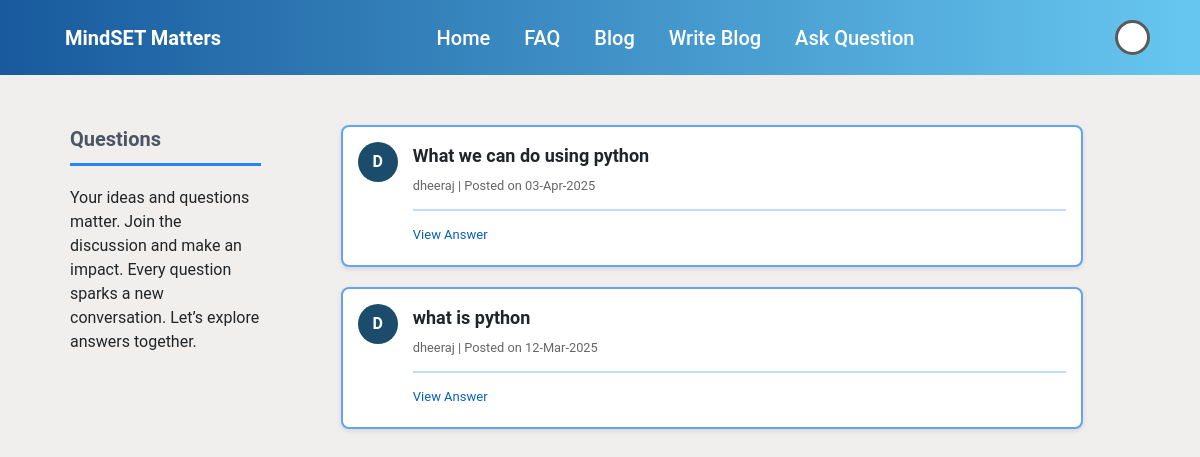
The page /questionlist on the database as committed earlier.
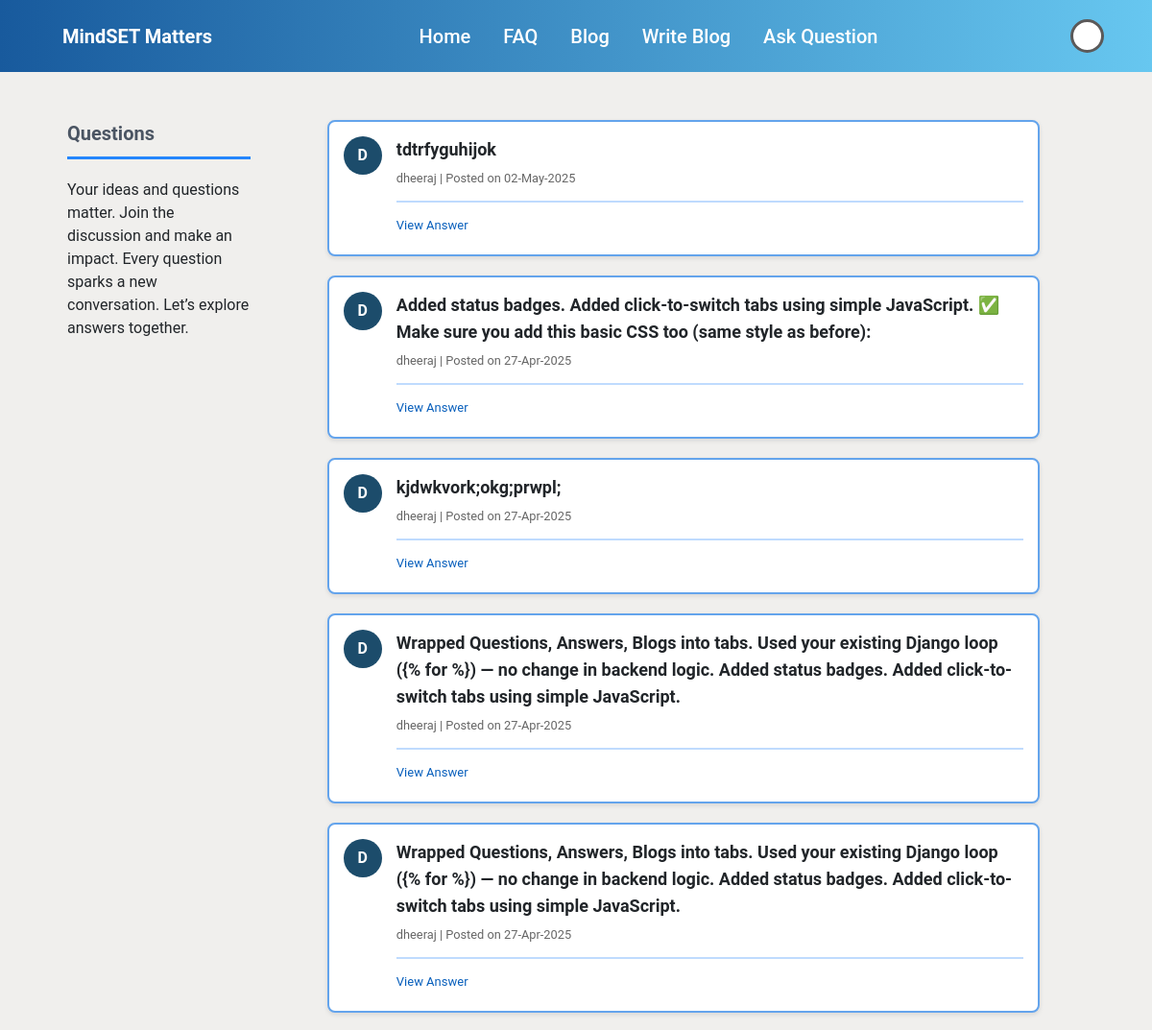
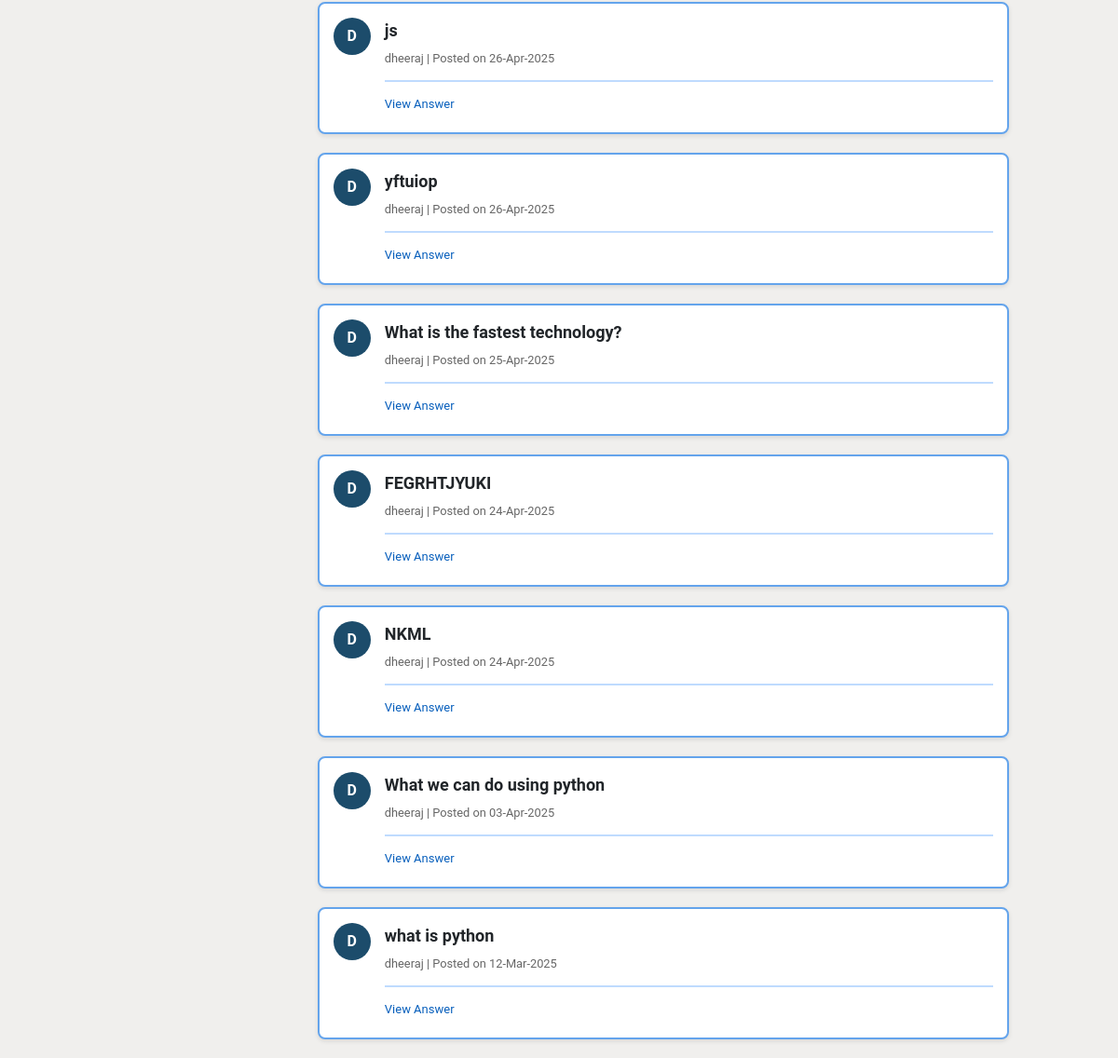
The same page on the database as committed later (2 pictures, top to bottom).
### blogapp/models.py (models this page shows, shortened)
class Question(models.Model):
    title = models.CharField(max_length=255)
    body = models.TextField()
    author = models.ForeignKey(User, on_delete=models.CASCADE)
    created_at = models.DateTimeField(auto_now_add=True)

### blogapp/views.py (the view)
# urls.py: path('questionlist', views.question_list, name='question_list'),
def question_list(request):
    questions = Question.objects.all().order_by('-created_at')
    return render(request, 'question_list.html', {'questions': questions})

### blogapp/templates/question_list.html (shortened to what this page needs)
<!DOCTYPE html>
<html lang="en">
<head>
    <link rel="stylesheet" href="https://cdn.jsdelivr.net/npm/bootstrap@5.3.0/dist/css/bootstrap.min.css">
    <script src="https://cdn.tailwindcss.com"></script>
</head>
<body>
    <nav class="navbar">
        <div class="logo"><a href="{% url 'homepage' %}"><strong>MindSET Matters</strong></a></div>
        <div class="navlinks">
            <a href="{% url 'homepage' %}" class="create-post-button">Home</a>
            <a href="{% url 'question_list' %}" class="create-post-button">FAQ</a>
            <a href="{% url 'post_list' %}" class="create-post-button">Blog</a>
            <a href="{% url 'create_post' %}" class="create-post-button">Write Blog</a>
            <a href="/ask/">Ask Question</a>
        </div>
        <div class="userprofilelogo">
          <br>
      </div>
      </nav>
    <div class="content">
        <div class="sidebar">
            <h2 class="text-xl font-semibold text-gray-600">Questions</h2>
            <div class="line"></div>
            <p>Your ideas and questions matter. Join the discussion and make an impact. Every question sparks a new conversation. Let’s explore answers together.</p>
        </div>
        <div class="ques">
        {% for question in questions %}
            <div class="question-card">
                <div>
                    <div class="author-initial">
                        {{ question.author.username|first }}
                    </div>
                </div>
                <div class="question-text">
                    <p class="text-lg font-bold"><a href="{% url 'question_detail' question.id %}">{{ question.title }}</a></p>
                    <p class="border-b-2 border-blue-200 pb-2 mb-2"><small>{{ question.author.username }} | Posted on {{ question.created_at|date:"d-M-Y" }}</small></p>
                    <a href="{% url 'question_detail' question.pk %}" class="read-more">View Answer</a>
                </div>
            </div>
        {% endfor %}
        </div>
    </div>
</body>
</html>

### blogapp/templates/question_list.html (style rules this page uses)
body { font-family: 'Roboto', sans-serif; margin: 0px; background-color: #f0efed; }
.navbar { display: flex; justify-content: space-between; align-items: center; position: sticky; top:0px; z-index: 1000; padding: 20px 50px; background: linear-gradient(to right, #185a9d, #67c7f0); }
.navbar a { text-decoration: none; color: white; margin: 10px 15px; font-size: 20px; font-weight: 500; padding-bottom: 5px; }
.userprofilelogo { display: flex; align-items: center; justify-content: center; background: white; height: 35px; width: 35px; border-radius: 50%; border: 3px solid rgb(91, 89, 89); text-transform: uppercase; }
.read-more { color: #085fbc; text-decoration: none; font-size: 13px; margin-top: 10px; }
.content { padding: 0px 70px; margin-top: 50px; display: flex; justify-content: start; gap: 80px; }
.content .sidebar { max-width: 18%; flex: 0 0 18%; }
.content .ques { max-width: 70%; flex: 0 0 70%; }
.line { border-bottom: 3px solid #2586fc; margin-bottom: 20px; margin-top: 10px; }
.question-card { background: white; border-radius: 8px; padding: 15px; margin-bottom: 20px; display: flex; align-items: start; line-height: 30px; gap: 15px; border: 2px solid #64a4ec; box-shadow: 0px 2px 5px rgba(0, 0, 0, 0.1); }
.author-initial { width: 40px; height: 40px; background-color: #1c4c6b; color: white; font-weight: bold; border-radius: 50%; display: flex; align-items: center; justify-content: center; text-transform: uppercase; }
.question-text { flex-grow: 1; }
.question-text small { color: #666; }

Rows that differ between the two databases and show on the page:
added Question: author.username|first "D", title "tdtrfyguhijok", author.username "dheeraj", created_at "02-May-2025"
added Question: author.username|first "D", title "Added status badges. Added click-to-switch tabs using simple JavaScript. ✅ Make sure you add this basic CSS too (same style as before):", author.username "dheeraj", created_at "27-Apr-2025"
added Question: author.username|first "D", title "kjdwkvork;okg;prwpl;", author.username "dheeraj", created_at "27-Apr-2025"
added Question: author.username|first "D", title "Wrapped Questions, Answers, Blogs into tabs. Used your existing Django loop ({% for %}) — no change in backend logic. Added status badges. Added click-to-switch tabs using simple JavaScript.", author.username "dheeraj", created_at "27-Apr-2025"
added Question: author.username|first "D", title "Wrapped Questions, Answers, Blogs into tabs. Used your existing Django loop ({% for %}) — no change in backend logic. Added status badges. Added click-to-switch tabs using simple JavaScript.", author.username "dheeraj", created_at "27-Apr-2025"
added Question: author.username|first "D", title "js", author.username "dheeraj", created_at "26-Apr-2025"
added Question: author.username|first "D", title "yftuiop", author.username "dheeraj", created_at "26-Apr-2025"
added Question: author.username|first "D", title "What is the fastest technology?", author.username "dheeraj", created_at "25-Apr-2025"
added Question: author.username|first "D", title "FEGRHTJYUKI", author.username "dheeraj", created_at "24-Apr-2025"
added Question: author.username|first "D", title "NKML", author.username "dheeraj", created_at "24-Apr-2025"
